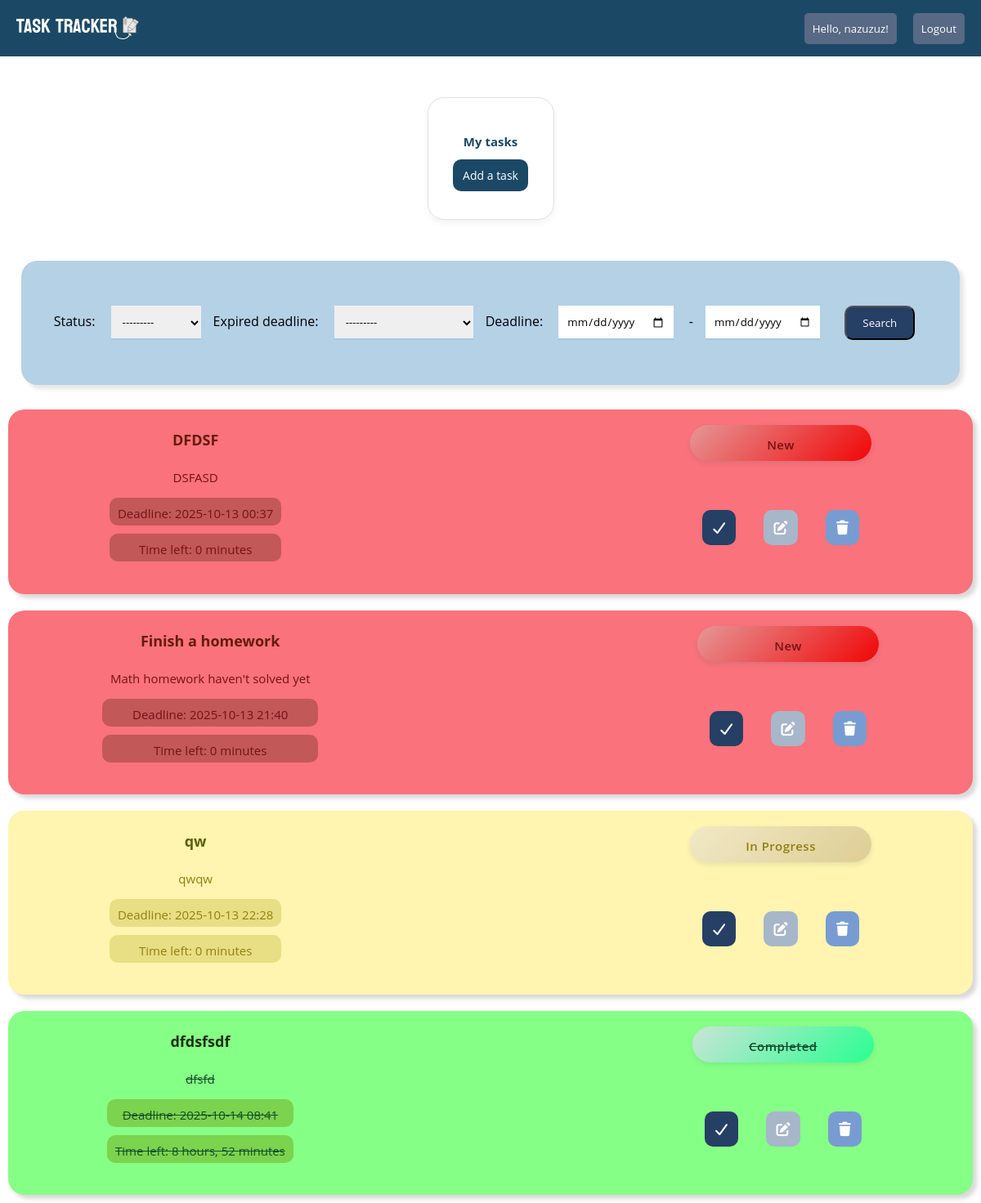
Screenshot of / (signed in) with the database file from the repository.
### todo/models.py (models this page shows, shortened)
class Task(models.Model):
    new_status="new"
    in_progress_status="in_progress"
    done_status="done"
    CHOICE_STATUS=[
        (new_status,"New"),
        (in_progress_status,"In progress"),
        (done_status,"Completed"),
    ]
    title=models.CharField(max_length=200)
    description=models.TextField(blank=True)
    deadline=models.DateTimeField()
    is_notified=models.BooleanField(default=False)
    status=models.CharField(max_length=20,choices=CHOICE_STATUS,default=new_status)
    created_at=models.DateTimeField(auto_now_add=True)
    user_owner=models.ForeignKey(User,on_delete=models.CASCADE)

### todo/views.py (the view)
# urls.py: 2. Add a URL to urlpatterns:  path('', views.home, name='home')
@login_required
def home(request):
    tasks=Task.objects.filter(user_owner=request.user).order_by("deadline")
    myfilter=TaskFilter(request.GET,queryset=tasks)
    tasks=myfilter.qs
    now=timezone.now()
    for task in tasks:
        if task.deadline<now:
            task.deadline_status="overdue"
        elif task.deadline-now <= timedelta(hours=24):
            task.deadline_status="inprogress"
        else:
            task.deadline_status="normal"
    return render(request,"todo_folder/home.html",{"tasks":tasks, "choice_status": Task.CHOICE_STATUS,"myfilter":myfilter,})

### todo/templates/todo_folder/home.html (shortened to what this page needs)
{% load static %}
<!DOCTYPE html>
<html lang="en">
<head>
    <link rel="stylesheet" href="{% static 'css/home.css' %}">
    <link rel="stylesheet" href="https://cdnjs.cloudflare.com/ajax/libs/font-awesome/7.0.1/css/all.min.css" />
</head>
<body>
    <nav>
        <div class="logo"><a href="{% url 'home' %}"><img class="logo_pic" src="{% static 'img/logo.svg' %}"></a></div>
        <ul class="nav-links">
            <button class="login1"><a href="{% url 'login' %}">Hello, {{request.user}}!</a></button>
            <button class="login1"><a href="{% url 'logout' %}">Logout</a></button>
        </ul>
    </nav>
    {% block content %}
    <div class="filter_and_tasks">
    <div class="main_container">
    <div class="buttons">
    <h3 class="text_main">My tasks</h3>
    <a class="add_tasks" href="{% url 'task_create' %}"> Add a task </a>
    </div>
</div>
<div class="main_box_for_filter">
<div class="box_for_filter">
    <form class="filtering" method="get">
    {{ myfilter.form.as_p }}
    <button class="submit_btn" type="submit">Search</button>
    </form>
</div>
</div>
</div>
    <ul>
        {% for task in tasks %}
        <div class="all">
        <div class="box
        {% if task.status == 'done' %}done
        {% elif task.status == 'in_progress' %}inprogress
        {% elif task.deadline_status == 'overdue'%}overdue{% endif %}">
        <table class="task-table">
        <div class="all_requirements">
            <div class="top-section">
            <p class="text1"><strong> {{task.title}}</strong></p>
            <p class="text">{{task.description}}</p>
            <div class="deadline-view">
            <p class="text">Deadline: {{ task.deadline|date:"Y-m-d H:i"}}<br></p>
            </div>
            <div class="time-view">
            <p class="text">Time left: {{ task.deadline|timeuntil }} </p>
            </div>
            <form action="{% url 'task_change_status' task.pk %}" method="POST">
                <option value="{{ key }}" {% if task.status == key %}selected="selected" {% endif %}>{{ label }}</option>
            </form>
        </div>
        </table>
        <div class="bottom-section">
          <div class="status-view">
            <p class="text">{{ task.get_status_display }}</p>
            </div>
            <div class="btns">
            <a class="done_btn" href="{% url 'task_mark_done' task.pk %}"><i class="fa-solid fa-check" ></i></a>
            <a class="update_btn" href="{% url 'task_update' task.pk %}"><i class="fa-solid fa-pen-to-square"></i></a>
            <a class="delete_btn" href="{% url 'task_delete' task.pk %}"><i class="fa-solid fa-trash"></i></a>
            </div>
        </div>
    </div>
    </div>
        {% empty %}
        <p class="no-text">No tasks have been submitted</p>
        {% endfor %}
    </ul>
    {% endblock %}
</body>
</html>

### rows the page displays
Task: title "DFDSF", description "DSFASD", deadline "2025-10-13 00:37", deadline "0 minutes", status "New"
Task: title "Finish a homework", description "Math homework haven't solved yet", deadline "2025-10-13 21:40", deadline "0 minutes", status "New"
Task: title "qw", description "qwqw", deadline "2025-10-13 22:28", deadline "0 minutes", status "In Progress"
Task: title "dfdsfsdf", description "dfsfd", deadline "2025-10-14 08:41", deadline "8 hours, 52 minutes", status "Completed"

### other values shown
{{ request.user }} "nazuzuz"
